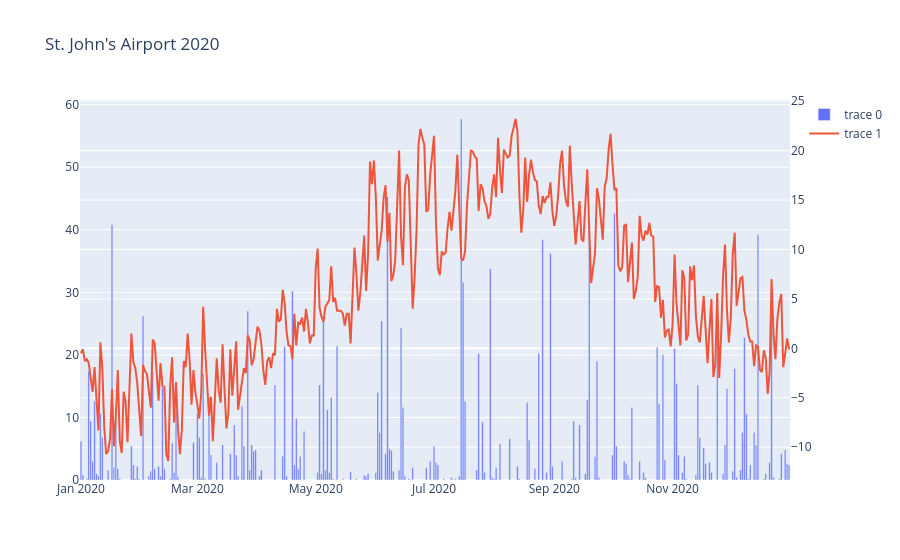

Source (notebook cell):
### Code cell
# make a go plot with go class methods

fig1 = go.Figure(
    [go.Bar(
        x= sjWeather['Date/Time'],
        y= sjWeather['Total Precip (mm)'],
        yaxis = 'y1'
    ),
     go.Scatter(
        x= sjWeather['Date/Time'],
        y= sjWeather['Mean Temp (C)'],
        mode='lines' ,
        yaxis = 'y2'
     )
    ],
    go.Layout(
        title="St. John's Airport 2020",
        yaxis1=dict(side='left'),
        yaxis2=dict(side='right', overlaying='y')
        
    )
)
fig1

### Figure 1 — Plotly figure (JSON) as saved in the notebook; plotly's stock layout.template omitted (floating-point values rounded to 4 significant figures; data arrays with more than 128 entries replaced by an {"elided": "..."} marker saying what was removed)
{"data": [{"type": "bar", "x": {"elided": "361 str values"}, "y": {"elided": "361 float values"}, "yaxis": "y"}, {"mode": "lines", "type": "scatter", "x": {"elided": "361 str values"}, "y": {"elided": "361 float values"}, "yaxis": "y2"}], "layout": {"title": {"text": "St. John's Airport 2020"}, "yaxis": {"side": "left"}, "yaxis2": {"overlaying": "y", "side": "right"}}}
